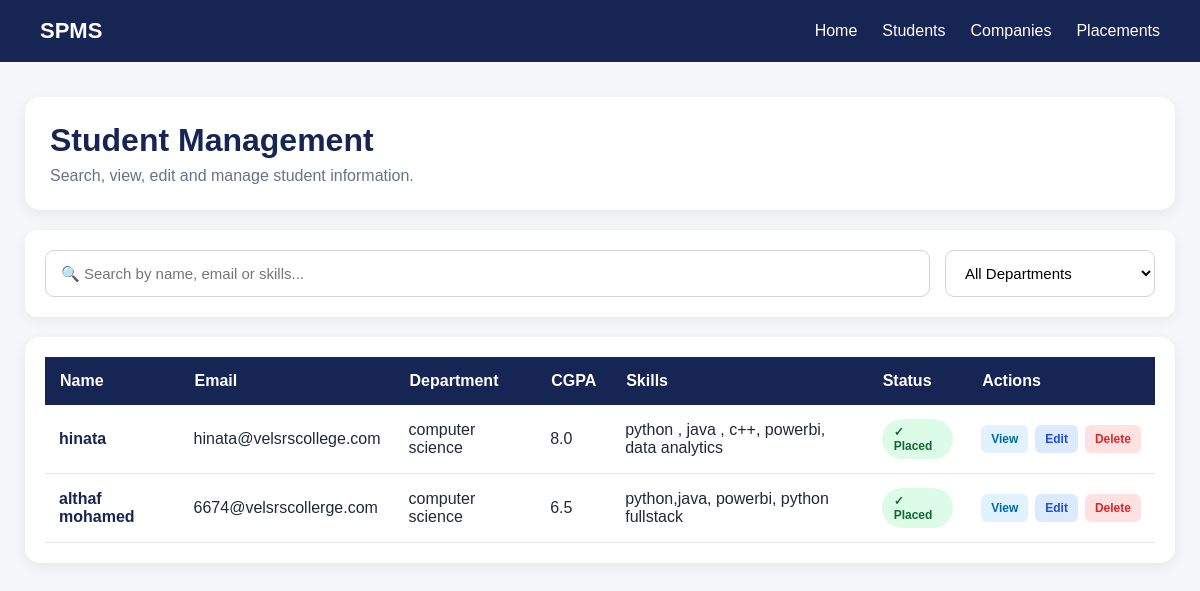
The page /students/ on the database its author committed.
### core/models.py (models this page shows, shortened)
class Student(models.Model):
    name = models.CharField(max_length=100)
    email = models.EmailField(unique=True)
    phone = models.CharField(max_length=15)
    department = models.CharField(max_length=100)
    cgpa = models.FloatField(default=0.0)
    skills = models.TextField(blank=True)
    placed = models.BooleanField(default=False)

### core/views.py (the view)
def students(request):
    students = Student.objects.all()
    return render(
        request,
        "students.html",
        {
            "students": students
        }
    )

### templates/students.html (shortened to what this page needs)
<!DOCTYPE html>
<html lang="en">
<head>
</head>
<body>
    <nav class="navbar">
        <div class="logo">
            SPMS
        </div>
        <div class="nav-links">
            <a href="{% url 'home' %}">
                Home
            </a>
            <a href="{% url 'students' %}">
                Students
            </a>
            <a href="{% url 'companies' %}">
                Companies
            </a>
            <a href="{% url 'placements' %}">
                Placements
            </a>
        </div>
    </nav>
    <main class="container">
        <div class="header">
            <h1>
                Student Management
            </h1>
            <p>
                Search, view, edit and manage student information.
            </p>
        </div>
        <div class="filters">
            <input
                type="text"
                id="studentSearch"
                class="search-input"
                placeholder="🔍 Search by name, email or skills..."
                onkeyup="filterStudents()"
            >
            <select
                id="departmentFilter"
                class="department-select"
                onchange="filterStudents()">
                <option value="">
                    All Departments
                </option>
            </select>
        </div>
        <div class="table-card">
            {% if students %}
            <table id="studentTable">
                <thead>
                    <tr>
                        <th>
                            Name
                        </th>
                        <th>
                            Email
                        </th>
                        <th>
                            Department
                        </th>
                        <th>
                            CGPA
                        </th>
                        <th>
                            Skills
                        </th>
                        <th>
                            Status
                        </th>
                        <th>
                            Actions
                        </th>
                    </tr>
                </thead>
                <tbody>
                    {% for student in students %}
                    <tr>
                        <td class="student-name">
                            {{ student.name }}
                        </td>
                        <td>
                            {{ student.email }}
                        </td>
                        <td>
                            {{ student.department }}
                        </td>
                        <td>
                            {{ student.cgpa }}
                        </td>
                        <td>
                            {{ student.skills }}
                        </td>
                        <td>
                            {% if student.placed %}
                            <span class="status placed">
                                ✓ Placed
                            </span>
                            {% else %}
                            <span class="status not-placed">
                                Not Placed
                            </span>
                            {% endif %}
                        </td>
                        <td>
                            <div class="actions">
                                <a
                                    href="{% url 'student_detail' student.id %}"
                                    class="view-btn">
                                    View
                                </a>
                                <a
                                    href="{% url 'edit_student' student.id %}"
                                    class="edit-btn">
                                    Edit
                                </a>
                                <a
                                    href="{% url 'delete_student' student.id %}"
                                    class="delete-btn"
                                    onclick="return confirm('Are you sure you want to delete this student?');">
                                    Delete
                                </a>
                            </div>
                        </td>
                    </tr>
                    {% endfor %}
                </tbody>
            </table>
            {% endif %}
        </div>
    </main>
</body>
</html>

### templates/students.html (style rules this page uses)
* { margin: 0; padding: 0; box-sizing: border-box; font-family: Arial, sans-serif; }
body { background: #f5f7fb; color: #1e293b; }
.navbar { background: #172554; color: white; padding: 18px 40px; display: flex; justify-content: space-between; align-items: center; }
.logo { font-size: 22px; font-weight: bold; }
.nav-links { display: flex; gap: 25px; }
.nav-links a { color: white; text-decoration: none; }
.container { max-width: 1250px; margin: 35px auto; padding: 0 25px; }
.header { background: white; padding: 25px; border-radius: 15px; margin-bottom: 20px; box-shadow: 0 4px 15px rgba(0, 0, 0, 0.07); }
.header h1 { color: #172554; margin-bottom: 8px; }
.header p { color: #64748b; }
.filters { background: white; padding: 20px; border-radius: 12px; margin-bottom: 20px; display: flex; gap: 15px; box-shadow: 0 4px 15px rgba(0, 0, 0, 0.06); }
.search-input, .department-select { padding: 13px 15px; border: 1px solid #d1d5db; border-radius: 9px; font-size: 15px; outline: none; }
.search-input { flex: 1; }
.department-select { min-width: 210px; background: white; }
.table-card { background: white; padding: 20px; border-radius: 15px; overflow-x: auto; box-shadow: 0 4px 15px rgba(0, 0, 0, 0.07); }
table { width: 100%; border-collapse: collapse; }
th { background: #172554; color: white; padding: 15px; text-align: left; white-space: nowrap; }
td { padding: 14px; border-bottom: 1px solid #e5e7eb; }
.student-name { color: #172554; font-weight: bold; }
.status { display: inline-block; padding: 6px 12px; border-radius: 20px; font-size: 12px; font-weight: bold; }
.placed { background: #dcfce7; color: #166534; }
.actions { display: flex; gap: 7px; }
.view-btn, .edit-btn, .delete-btn { display: inline-block; padding: 7px 10px; border-radius: 6px; text-decoration: none; font-size: 12px; font-weight: bold; }
.view-btn { background: #e0f2fe; color: #0369a1; }
.edit-btn { background: #dbeafe; color: #1d4ed8; }
.delete-btn { background: #fee2e2; color: #dc2626; }

### rows shown on the page
Student: name "hinata", email "hinata@velsrscollege.com", department "computer science", cgpa "8.0", skills "python , java , c++, powerbi, data analytics", placed "✓ Placed"
Student: name "althaf mohamed", email "6674@velsrscollerge.com", department "computer science", cgpa "6.5", skills "python,java, powerbi, python fullstack", placed "✓ Placed"
